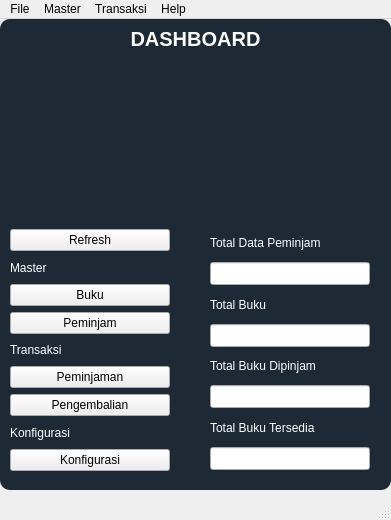
<?xml version="1.0" encoding="UTF-8"?>
<ui version="4.0">
 <class>MainWindow</class>
 <widget class="QMainWindow" name="MainWindow">
  <property name="geometry">
   <rect>
    <x>0</x>
    <y>0</y>
    <width>391</width>
    <height>520</height>
   </rect>
  </property>
  <property name="windowTitle">
   <string>Simple Library Management System</string>
  </property>
  <property name="windowIcon">
   <iconset>
    <normaloff>main-icon.png</normaloff>main-icon.png</iconset>
  </property>
  <widget class="QWidget" name="centralwidget">
   <widget class="QLabel" name="label_6">
    <property name="geometry">
     <rect>
      <x>0</x>
      <y>10</y>
      <width>391</width>
      <height>20</height>
     </rect>
    </property>
    <property name="sizePolicy">
     <sizepolicy hsizetype="Preferred" vsizetype="Preferred">
      <horstretch>0</horstretch>
      <verstretch>0</verstretch>
     </sizepolicy>
    </property>
    <property name="font">
     <font>
      <pointsize>15</pointsize>
      <weight>75</weight>
      <bold>true</bold>
     </font>
    </property>
    <property name="layoutDirection">
     <enum>Qt::RightToLeft</enum>
    </property>
    <property name="styleSheet">
     <string notr="true">color: rgb(255, 255, 255);
border: 0px solid;</string>
    </property>
    <property name="text">
     <string>DASHBOARD</string>
    </property>
    <property name="alignment">
     <set>Qt::AlignCenter</set>
    </property>
   </widget>
   <widget class="QLabel" name="label_7">
    <property name="geometry">
     <rect>
      <x>30</x>
      <y>20</y>
      <width>311</width>
      <height>171</height>
     </rect>
    </property>
    <property name="text">
     <string/>
    </property>
    <property name="pixmap">
     <pixmap>lms-main.png</pixmap>
    </property>
    <property name="scaledContents">
     <bool>true</bool>
    </property>
   </widget>
   <widget class="QLabel" name="label_8">
    <property name="geometry">
     <rect>
      <x>0</x>
      <y>0</y>
      <width>391</width>
      <height>471</height>
     </rect>
    </property>
    <property name="styleSheet">
     <string notr="true">background-color:rgba(16, 30, 41, 240);
border-radius:10px;</string>
    </property>
    <property name="text">
     <string/>
    </property>
   </widget>
   <widget class="QWidget" name="verticalLayoutWidget">
    <property name="geometry">
     <rect>
      <x>10</x>
      <y>210</y>
      <width>160</width>
      <height>242</height>
     </rect>
    </property>
    <layout class="QVBoxLayout" name="verticalLayout">
     <item>
      <widget class="QPushButton" name="btnRefresh">
       <property name="toolTip">
        <string>Refresh Dashboard</string>
       </property>
       <property name="styleSheet">
        <string notr="true">
QPushButton#btnRefresh:pressed{
padding-left:5px;
padding-top:5px;
background-color:rgba(2, 65, 118, 100);
background-position:calc(100% - 10px)center;
}
QPushButton#btnRefresh:hover{
background-color:rgba(2, 65, 118, 200);
}</string>
       </property>
       <property name="text">
        <string>Refresh</string>
       </property>
      </widget>
     </item>
     <item>
      <widget class="QLabel" name="label_9">
       <property name="styleSheet">
        <string notr="true">color: rgb(255, 255, 255);
border: 0px solid;</string>
       </property>
       <property name="text">
        <string>Master</string>
       </property>
      </widget>
     </item>
     <item>
      <widget class="QPushButton" name="btnBuku">
       <property name="toolTip">
        <string>Buka form master buku</string>
       </property>
       <property name="styleSheet">
        <string notr="true">
QPushButton#btnBuku:pressed{
padding-left:5px;
padding-top:5px;
background-color:rgba(2, 65, 118, 100);
background-position:calc(100% - 10px)center;
}
QPushButton#btnBuku:hover{
background-color:rgba(2, 65, 118, 200);
}</string>
       </property>
       <property name="text">
        <string>Buku</string>
       </property>
      </widget>
     </item>
     <item>
      <widget class="QPushButton" name="btnPeminjam">
       <property name="toolTip">
        <string>Buka form master peminjam</string>
       </property>
       <property name="styleSheet">
        <string notr="true">
QPushButton#btnPeminjam:pressed{
padding-left:5px;
padding-top:5px;
background-color:rgba(2, 65, 118, 100);
background-position:calc(100% - 10px)center;
}
QPushButton#btnPeminjam:hover{
background-color:rgba(2, 65, 118, 200);
}</string>
       </property>
       <property name="text">
        <string>Peminjam</string>
       </property>
      </widget>
     </item>
     <item>
      <widget class="QLabel" name="label_10">
       <property name="styleSheet">
        <string notr="true">color: rgb(255, 255, 255);
border: 0px solid;</string>
       </property>
       <property name="text">
        <string>Transaksi</string>
       </property>
      </widget>
     </item>
     <item>
      <widget class="QPushButton" name="btnPeminjaman">
       <property name="toolTip">
        <string>Buka form transaksi peminjaman</string>
       </property>
       <property name="styleSheet">
        <string notr="true">
QPushButton#btnPeminjaman:pressed{
padding-left:5px;
padding-top:5px;
background-color:rgba(2, 65, 118, 100);
background-position:calc(100% - 10px)center;
}
QPushButton#btnPeminjaman:hover{
background-color:rgba(2, 65, 118, 200);
}</string>
       </property>
       <property name="text">
        <string>Peminjaman</string>
       </property>
      </widget>
     </item>
     <item>
      <widget class="QPushButton" name="btnPengembalian">
       <property name="toolTip">
        <string>Buka form transaksi pengembalian</string>
       </property>
       <property name="styleSheet">
        <string notr="true">
QPushButton#btnPengembalian:pressed{
padding-left:5px;
padding-top:5px;
background-color:rgba(2, 65, 118, 100);
background-position:calc(100% - 10px)center;
}
QPushButton#btnPengembalian:hover{
background-color:rgba(2, 65, 118, 200);
}</string>
       </property>
       <property name="text">
        <string>Pengembalian</string>
       </property>
      </widget>
     </item>
     <item>
      <widget class="QLabel" name="label_11">
       <property name="styleSheet">
        <string notr="true">color: rgb(255, 255, 255);
border: 0px solid;</string>
       </property>
       <property name="text">
        <string>Konfigurasi</string>
       </property>
      </widget>
     </item>
     <item>
      <widget class="QPushButton" name="btnKonfigurasi">
       <property name="toolTip">
        <string>Buka form konfigurasi</string>
       </property>
       <property name="styleSheet">
        <string notr="true">
QPushButton#btnKonfigurasi:pressed{
padding-left:5px;
padding-top:5px;
background-color:rgba(2, 65, 118, 100);
background-position:calc(100% - 10px)center;
}
QPushButton#btnKonfigurasi:hover{
background-color:rgba(2, 65, 118, 200);
}</string>
       </property>
       <property name="text">
        <string>Konfigurasi</string>
       </property>
      </widget>
     </item>
    </layout>
   </widget>
   <widget class="QWidget" name="verticalLayoutWidget_2">
    <property name="geometry">
     <rect>
      <x>210</x>
      <y>210</y>
      <width>160</width>
      <height>241</height>
     </rect>
    </property>
    <layout class="QVBoxLayout" name="verticalLayout_3">
     <item>
      <widget class="QLabel" name="label_2">
       <property name="styleSheet">
        <string notr="true">color: rgb(255, 255, 255);
border: 0px solid;</string>
       </property>
       <property name="text">
        <string>Total Data Peminjam</string>
       </property>
      </widget>
     </item>
     <item>
      <widget class="QLineEdit" name="edtTotalPeminjam">
       <property name="font">
        <font>
         <pointsize>10</pointsize>
         <weight>75</weight>
         <bold>true</bold>
        </font>
       </property>
       <property name="alignment">
        <set>Qt::AlignRight|Qt::AlignTrailing|Qt::AlignVCenter</set>
       </property>
       <property name="readOnly">
        <bool>true</bool>
       </property>
      </widget>
     </item>
     <item>
      <widget class="QLabel" name="label_3">
       <property name="styleSheet">
        <string notr="true">color: rgb(255, 255, 255);
border: 0px solid;</string>
       </property>
       <property name="text">
        <string>Total Buku</string>
       </property>
      </widget>
     </item>
     <item>
      <widget class="QLineEdit" name="edtTotalBuku">
       <property name="font">
        <font>
         <pointsize>10</pointsize>
         <weight>75</weight>
         <bold>true</bold>
        </font>
       </property>
       <property name="alignment">
        <set>Qt::AlignRight|Qt::AlignTrailing|Qt::AlignVCenter</set>
       </property>
       <property name="readOnly">
        <bool>true</bool>
       </property>
      </widget>
     </item>
     <item>
      <widget class="QLabel" name="label_4">
       <property name="styleSheet">
        <string notr="true">color: rgb(255, 255, 255);
border: 0px solid;</string>
       </property>
       <property name="text">
        <string>Total Buku Dipinjam</string>
       </property>
      </widget>
     </item>
     <item>
      <widget class="QLineEdit" name="edtTotalBukuDipinjam">
       <property name="font">
        <font>
         <pointsize>10</pointsize>
         <weight>75</weight>
         <bold>true</bold>
        </font>
       </property>
       <property name="alignment">
        <set>Qt::AlignRight|Qt::AlignTrailing|Qt::AlignVCenter</set>
       </property>
       <property name="readOnly">
        <bool>true</bool>
       </property>
      </widget>
     </item>
     <item>
      <widget class="QLabel" name="label_5">
       <property name="styleSheet">
        <string notr="true">color: rgb(255, 255, 255);
border: 0px solid;</string>
       </property>
       <property name="text">
        <string>Total Buku Tersedia</string>
       </property>
      </widget>
     </item>
     <item>
      <widget class="QLineEdit" name="edtTotalBukuTersedia">
       <property name="font">
        <font>
         <pointsize>10</pointsize>
         <weight>75</weight>
         <bold>true</bold>
        </font>
       </property>
       <property name="alignment">
        <set>Qt::AlignRight|Qt::AlignTrailing|Qt::AlignVCenter</set>
       </property>
       <property name="readOnly">
        <bool>true</bool>
       </property>
      </widget>
     </item>
    </layout>
   </widget>
   <zorder>label_8</zorder>
   <zorder>label_6</zorder>
   <zorder>label_7</zorder>
   <zorder>verticalLayoutWidget</zorder>
   <zorder>verticalLayoutWidget_2</zorder>
  </widget>
  <widget class="QMenuBar" name="menubar">
   <property name="geometry">
    <rect>
     <x>0</x>
     <y>0</y>
     <width>391</width>
     <height>21</height>
    </rect>
   </property>
   <widget class="QMenu" name="menuFile">
    <property name="title">
     <string>File</string>
    </property>
    <addaction name="actionKonfigurasi"/>
    <addaction name="separator"/>
    <addaction name="actionExit_2"/>
   </widget>
   <widget class="QMenu" name="menuMaster">
    <property name="title">
     <string>Master</string>
    </property>
    <addaction name="actionBuku"/>
    <addaction name="actionPeminjam"/>
   </widget>
   <widget class="QMenu" name="menuTransaksi">
    <property name="title">
     <string>Transaksi</string>
    </property>
    <addaction name="actionPeminjaman"/>
    <addaction name="actionPengembalian"/>
   </widget>
   <widget class="QMenu" name="menuHelp">
    <property name="title">
     <string>Help</string>
    </property>
    <addaction name="actionAbout_2"/>
   </widget>
   <addaction name="menuFile"/>
   <addaction name="menuMaster"/>
   <addaction name="menuTransaksi"/>
   <addaction name="menuHelp"/>
  </widget>
  <widget class="QStatusBar" name="statusbar"/>
  <action name="actionExit">
   <property name="text">
    <string>Exit</string>
   </property>
  </action>
  <action name="actionBuku">
   <property name="text">
    <string>Buku</string>
   </property>
  </action>
  <action name="actionPeminjam">
   <property name="text">
    <string>Peminjam</string>
   </property>
  </action>
  <action name="actionPeminjaman">
   <property name="text">
    <string>Peminjaman</string>
   </property>
  </action>
  <action name="actionPengembalian">
   <property name="text">
    <string>Pengembalian</string>
   </property>
  </action>
  <action name="actionAbout">
   <property name="text">
    <string>About</string>
   </property>
  </action>
  <action name="actionKonfigurasi">
   <property name="text">
    <string>Konfigurasi</string>
   </property>
  </action>
  <action name="actionExit_2">
   <property name="text">
    <string>Exit</string>
   </property>
  </action>
  <action name="actionAbout_2">
   <property name="text">
    <string>About</string>
   </property>
  </action>
 </widget>
 <tabstops>
  <tabstop>btnKonfigurasi</tabstop>
 </tabstops>
 <resources/>
 <connections/>
</ui>
